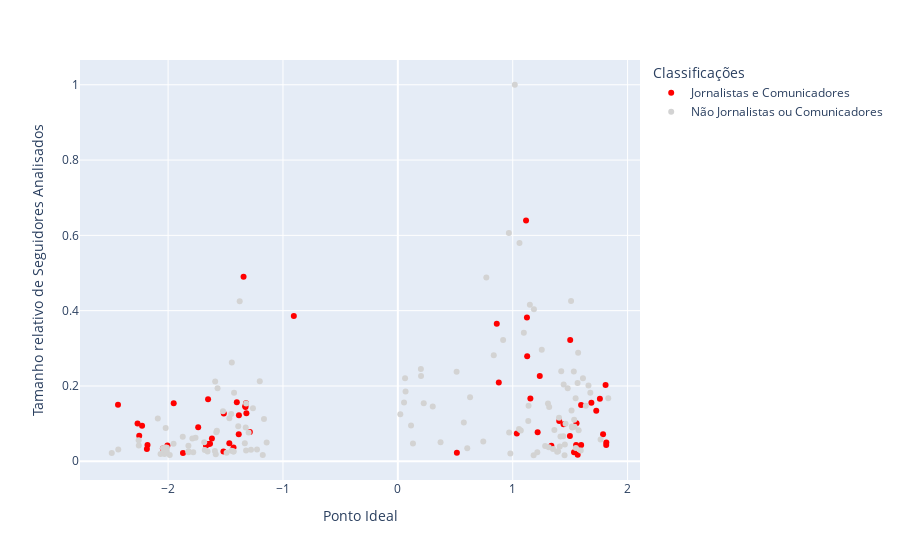

The notebook cell saved with this chart:
### Code cell
fig = px.scatter(df, x="ponto_ideal", 
                 y="seguidores_analisados_rel", 
                 color="jor_com_str",
                 color_discrete_sequence=['red', 'lightgrey'],
                 hover_data=['nome', 'partido', 'profissoes'],
                 labels={'seguidores_analisados_rel':'Tamanho relativo de Seguidores Analisados', 
                         'ponto_ideal':'Ponto Ideal',
                         'posicao': 'Classificação',
                         'nome': 'Nome',
                         'partido': 'Partido',
                         'jor_com_str': 'Classificações'})
fig.show()
